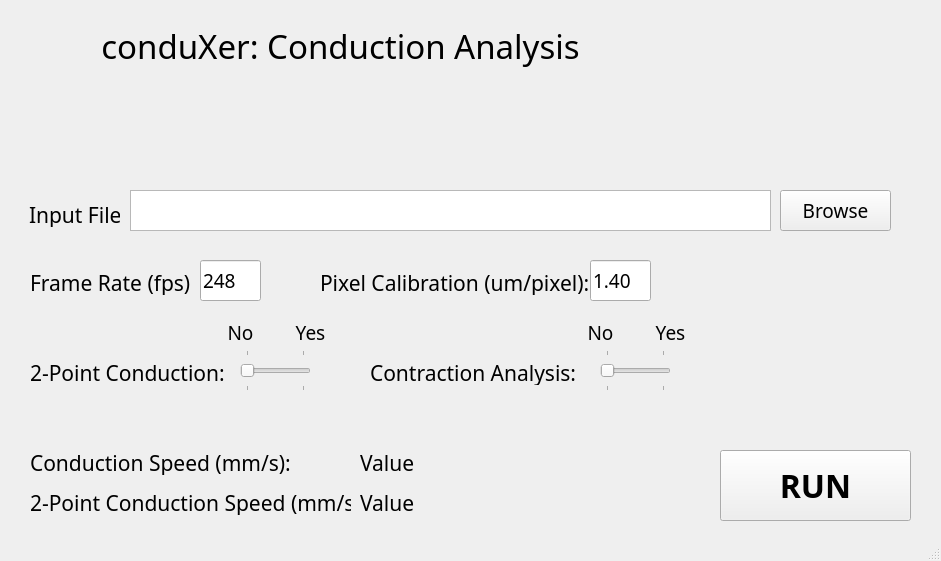
<?xml version="1.0" encoding="UTF-8"?>
<ui version="4.0">
 <class>contraWindow</class>
 <widget class="QMainWindow" name="contraWindow">
  <property name="geometry">
   <rect>
    <x>0</x>
    <y>0</y>
    <width>941</width>
    <height>561</height>
   </rect>
  </property>
  <property name="windowTitle">
   <string>MainWindow</string>
  </property>
  <widget class="QWidget" name="centralwidget">
   <widget class="QLabel" name="titleLabel">
    <property name="geometry">
     <rect>
      <x>20</x>
      <y>20</y>
      <width>641</width>
      <height>51</height>
     </rect>
    </property>
    <property name="font">
     <font>
      <family>Bahnschrift</family>
      <pointsize>25</pointsize>
     </font>
    </property>
    <property name="autoFillBackground">
     <bool>true</bool>
    </property>
    <property name="text">
     <string>conduXer: Conduction Analysis</string>
    </property>
    <property name="alignment">
     <set>Qt::AlignCenter</set>
    </property>
   </widget>
   <widget class="QLabel" name="inputFileLabel">
    <property name="geometry">
     <rect>
      <x>29</x>
      <y>202</y>
      <width>91</width>
      <height>25</height>
     </rect>
    </property>
    <property name="font">
     <font>
      <family>Bahnschrift</family>
      <pointsize>16</pointsize>
     </font>
    </property>
    <property name="text">
     <string>Input File:</string>
    </property>
    <property name="alignment">
     <set>Qt::AlignLeading|Qt::AlignLeft|Qt::AlignVCenter</set>
    </property>
   </widget>
   <widget class="QListWidget" name="inputFileEntry">
    <property name="geometry">
     <rect>
      <x>130</x>
      <y>190</y>
      <width>641</width>
      <height>41</height>
     </rect>
    </property>
    <property name="sizePolicy">
     <sizepolicy hsizetype="Expanding" vsizetype="Fixed">
      <horstretch>0</horstretch>
      <verstretch>0</verstretch>
     </sizepolicy>
    </property>
    <property name="minimumSize">
     <size>
      <width>0</width>
      <height>20</height>
     </size>
    </property>
    <property name="font">
     <font>
      <family>Bahnschrift</family>
      <pointsize>12</pointsize>
     </font>
    </property>
    <property name="lineWidth">
     <number>1</number>
    </property>
    <property name="iconSize">
     <size>
      <width>0</width>
      <height>0</height>
     </size>
    </property>
    <property name="resizeMode">
     <enum>QListView::Fixed</enum>
    </property>
    <property name="gridSize">
     <size>
      <width>0</width>
      <height>0</height>
     </size>
    </property>
    <property name="batchSize">
     <number>100</number>
    </property>
   </widget>
   <widget class="QPushButton" name="browseButton">
    <property name="geometry">
     <rect>
      <x>780</x>
      <y>190</y>
      <width>111</width>
      <height>41</height>
     </rect>
    </property>
    <property name="font">
     <font>
      <family>Bahnschrift</family>
      <pointsize>14</pointsize>
     </font>
    </property>
    <property name="text">
     <string>Browse</string>
    </property>
   </widget>
   <widget class="QLabel" name="fpsLabel">
    <property name="geometry">
     <rect>
      <x>30</x>
      <y>270</y>
      <width>160</width>
      <height>25</height>
     </rect>
    </property>
    <property name="font">
     <font>
      <family>Bahnschrift</family>
      <pointsize>16</pointsize>
     </font>
    </property>
    <property name="text">
     <string>Frame Rate (fps):</string>
    </property>
    <property name="alignment">
     <set>Qt::AlignLeading|Qt::AlignLeft|Qt::AlignVCenter</set>
    </property>
   </widget>
   <widget class="QLineEdit" name="fpsEntry">
    <property name="geometry">
     <rect>
      <x>200</x>
      <y>260</y>
      <width>61</width>
      <height>41</height>
     </rect>
    </property>
    <property name="sizePolicy">
     <sizepolicy hsizetype="Expanding" vsizetype="Fixed">
      <horstretch>0</horstretch>
      <verstretch>0</verstretch>
     </sizepolicy>
    </property>
    <property name="minimumSize">
     <size>
      <width>0</width>
      <height>20</height>
     </size>
    </property>
    <property name="font">
     <font>
      <family>Bahnschrift Condensed</family>
      <pointsize>14</pointsize>
     </font>
    </property>
    <property name="layoutDirection">
     <enum>Qt::LeftToRight</enum>
    </property>
    <property name="text">
     <string>248</string>
    </property>
    <property name="cursorPosition">
     <number>3</number>
    </property>
   </widget>
   <widget class="QPushButton" name="runButton">
    <property name="geometry">
     <rect>
      <x>720</x>
      <y>450</y>
      <width>191</width>
      <height>71</height>
     </rect>
    </property>
    <property name="font">
     <font>
      <family>Bahnschrift</family>
      <pointsize>24</pointsize>
      <weight>75</weight>
      <bold>true</bold>
     </font>
    </property>
    <property name="text">
     <string>RUN</string>
    </property>
   </widget>
   <widget class="QLabel" name="label">
    <property name="geometry">
     <rect>
      <x>0</x>
      <y>0</y>
      <width>941</width>
      <height>171</height>
     </rect>
    </property>
    <property name="text">
     <string/>
    </property>
    <property name="pixmap">
     <pixmap>images/conduction.png</pixmap>
    </property>
    <property name="scaledContents">
     <bool>true</bool>
    </property>
   </widget>
   <widget class="QLabel" name="contraAnalysisLabel">
    <property name="geometry">
     <rect>
      <x>370</x>
      <y>360</y>
      <width>211</width>
      <height>25</height>
     </rect>
    </property>
    <property name="font">
     <font>
      <family>Bahnschrift</family>
      <pointsize>16</pointsize>
     </font>
    </property>
    <property name="text">
     <string>Contraction Analysis:</string>
    </property>
    <property name="alignment">
     <set>Qt::AlignLeading|Qt::AlignLeft|Qt::AlignVCenter</set>
    </property>
   </widget>
   <widget class="QSlider" name="contraOpt">
    <property name="geometry">
     <rect>
      <x>600</x>
      <y>350</y>
      <width>71</width>
      <height>41</height>
     </rect>
    </property>
    <property name="maximum">
     <number>1</number>
    </property>
    <property name="value">
     <number>0</number>
    </property>
    <property name="sliderPosition">
     <number>0</number>
    </property>
    <property name="orientation">
     <enum>Qt::Horizontal</enum>
    </property>
    <property name="tickPosition">
     <enum>QSlider::TicksBothSides</enum>
    </property>
   </widget>
   <widget class="QLabel" name="optYes">
    <property name="geometry">
     <rect>
      <x>650</x>
      <y>320</y>
      <width>41</width>
      <height>25</height>
     </rect>
    </property>
    <property name="font">
     <font>
      <family>Bahnschrift</family>
      <pointsize>14</pointsize>
     </font>
    </property>
    <property name="text">
     <string>Yes</string>
    </property>
    <property name="alignment">
     <set>Qt::AlignCenter</set>
    </property>
   </widget>
   <widget class="QLabel" name="optNot">
    <property name="geometry">
     <rect>
      <x>580</x>
      <y>320</y>
      <width>41</width>
      <height>25</height>
     </rect>
    </property>
    <property name="font">
     <font>
      <family>Bahnschrift</family>
      <pointsize>14</pointsize>
     </font>
    </property>
    <property name="text">
     <string>No</string>
    </property>
    <property name="alignment">
     <set>Qt::AlignCenter</set>
    </property>
   </widget>
   <widget class="QLabel" name="pixCalibLabel">
    <property name="geometry">
     <rect>
      <x>320</x>
      <y>270</y>
      <width>271</width>
      <height>25</height>
     </rect>
    </property>
    <property name="font">
     <font>
      <family>Bahnschrift</family>
      <pointsize>16</pointsize>
     </font>
    </property>
    <property name="text">
     <string>Pixel Calibration (um/pixel):</string>
    </property>
    <property name="alignment">
     <set>Qt::AlignLeading|Qt::AlignLeft|Qt::AlignVCenter</set>
    </property>
   </widget>
   <widget class="QLineEdit" name="calibEntry">
    <property name="geometry">
     <rect>
      <x>590</x>
      <y>260</y>
      <width>61</width>
      <height>41</height>
     </rect>
    </property>
    <property name="sizePolicy">
     <sizepolicy hsizetype="Expanding" vsizetype="Fixed">
      <horstretch>0</horstretch>
      <verstretch>0</verstretch>
     </sizepolicy>
    </property>
    <property name="minimumSize">
     <size>
      <width>0</width>
      <height>20</height>
     </size>
    </property>
    <property name="font">
     <font>
      <family>Bahnschrift Condensed</family>
      <pointsize>14</pointsize>
     </font>
    </property>
    <property name="layoutDirection">
     <enum>Qt::LeftToRight</enum>
    </property>
    <property name="text">
     <string>1.40</string>
    </property>
    <property name="cursorPosition">
     <number>4</number>
    </property>
   </widget>
   <widget class="QLabel" name="optYes_2">
    <property name="geometry">
     <rect>
      <x>290</x>
      <y>320</y>
      <width>41</width>
      <height>25</height>
     </rect>
    </property>
    <property name="font">
     <font>
      <family>Bahnschrift</family>
      <pointsize>14</pointsize>
     </font>
    </property>
    <property name="text">
     <string>Yes</string>
    </property>
    <property name="alignment">
     <set>Qt::AlignCenter</set>
    </property>
   </widget>
   <widget class="QLabel" name="twoPtconduLabel">
    <property name="geometry">
     <rect>
      <x>30</x>
      <y>360</y>
      <width>211</width>
      <height>25</height>
     </rect>
    </property>
    <property name="font">
     <font>
      <family>Bahnschrift</family>
      <pointsize>16</pointsize>
     </font>
    </property>
    <property name="text">
     <string>2-Point Conduction:</string>
    </property>
    <property name="alignment">
     <set>Qt::AlignLeading|Qt::AlignLeft|Qt::AlignVCenter</set>
    </property>
   </widget>
   <widget class="QLabel" name="optNot_2">
    <property name="geometry">
     <rect>
      <x>220</x>
      <y>320</y>
      <width>41</width>
      <height>25</height>
     </rect>
    </property>
    <property name="font">
     <font>
      <family>Bahnschrift</family>
      <pointsize>14</pointsize>
     </font>
    </property>
    <property name="text">
     <string>No</string>
    </property>
    <property name="alignment">
     <set>Qt::AlignCenter</set>
    </property>
   </widget>
   <widget class="QSlider" name="twoPtOpt">
    <property name="geometry">
     <rect>
      <x>240</x>
      <y>350</y>
      <width>71</width>
      <height>41</height>
     </rect>
    </property>
    <property name="maximum">
     <number>1</number>
    </property>
    <property name="value">
     <number>0</number>
    </property>
    <property name="sliderPosition">
     <number>0</number>
    </property>
    <property name="orientation">
     <enum>Qt::Horizontal</enum>
    </property>
    <property name="tickPosition">
     <enum>QSlider::TicksBothSides</enum>
    </property>
   </widget>
   <widget class="QLabel" name="twoPtCondSpeedLabel">
    <property name="geometry">
     <rect>
      <x>30</x>
      <y>490</y>
      <width>321</width>
      <height>25</height>
     </rect>
    </property>
    <property name="font">
     <font>
      <family>Bahnschrift</family>
      <pointsize>16</pointsize>
     </font>
    </property>
    <property name="text">
     <string>2-Point Conduction Speed (mm/s):</string>
    </property>
    <property name="alignment">
     <set>Qt::AlignLeading|Qt::AlignLeft|Qt::AlignVCenter</set>
    </property>
   </widget>
   <widget class="QLabel" name="condSpeedLabel">
    <property name="geometry">
     <rect>
      <x>30</x>
      <y>450</y>
      <width>261</width>
      <height>25</height>
     </rect>
    </property>
    <property name="font">
     <font>
      <family>Bahnschrift</family>
      <pointsize>16</pointsize>
     </font>
    </property>
    <property name="text">
     <string>Conduction Speed (mm/s):</string>
    </property>
    <property name="alignment">
     <set>Qt::AlignLeading|Qt::AlignLeft|Qt::AlignVCenter</set>
    </property>
   </widget>
   <widget class="QLabel" name="condSpeedValue">
    <property name="geometry">
     <rect>
      <x>360</x>
      <y>450</y>
      <width>181</width>
      <height>25</height>
     </rect>
    </property>
    <property name="font">
     <font>
      <family>Bahnschrift</family>
      <pointsize>16</pointsize>
     </font>
    </property>
    <property name="text">
     <string>Value</string>
    </property>
    <property name="alignment">
     <set>Qt::AlignLeading|Qt::AlignLeft|Qt::AlignVCenter</set>
    </property>
   </widget>
   <widget class="QLabel" name="twoPtCondSpeedValue">
    <property name="geometry">
     <rect>
      <x>360</x>
      <y>490</y>
      <width>181</width>
      <height>25</height>
     </rect>
    </property>
    <property name="font">
     <font>
      <family>Bahnschrift</family>
      <pointsize>16</pointsize>
     </font>
    </property>
    <property name="text">
     <string>Value</string>
    </property>
    <property name="alignment">
     <set>Qt::AlignLeading|Qt::AlignLeft|Qt::AlignVCenter</set>
    </property>
   </widget>
   <zorder>inputFileLabel</zorder>
   <zorder>inputFileEntry</zorder>
   <zorder>browseButton</zorder>
   <zorder>fpsLabel</zorder>
   <zorder>fpsEntry</zorder>
   <zorder>runButton</zorder>
   <zorder>label</zorder>
   <zorder>titleLabel</zorder>
   <zorder>contraAnalysisLabel</zorder>
   <zorder>contraOpt</zorder>
   <zorder>optYes</zorder>
   <zorder>optNot</zorder>
   <zorder>pixCalibLabel</zorder>
   <zorder>calibEntry</zorder>
   <zorder>optYes_2</zorder>
   <zorder>twoPtconduLabel</zorder>
   <zorder>optNot_2</zorder>
   <zorder>twoPtOpt</zorder>
   <zorder>twoPtCondSpeedLabel</zorder>
   <zorder>condSpeedLabel</zorder>
   <zorder>condSpeedValue</zorder>
   <zorder>twoPtCondSpeedValue</zorder>
  </widget>
  <widget class="QMenuBar" name="menubar">
   <property name="geometry">
    <rect>
     <x>0</x>
     <y>0</y>
     <width>941</width>
     <height>21</height>
    </rect>
   </property>
  </widget>
  <widget class="QStatusBar" name="statusbar"/>
 </widget>
 <resources/>
 <connections/>
</ui>
